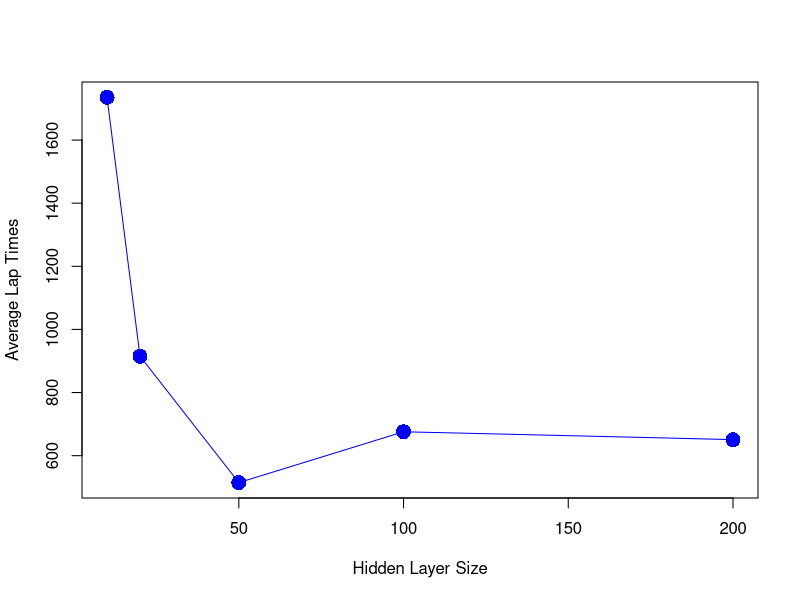
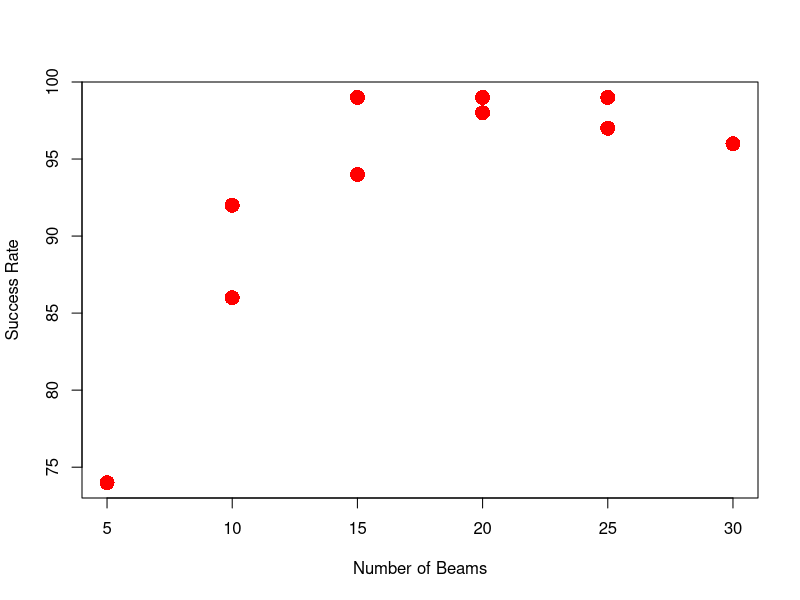
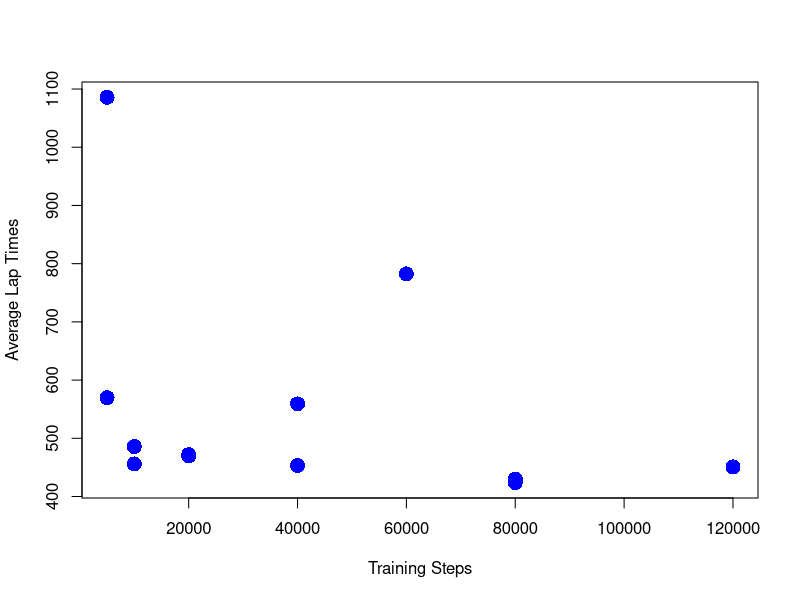
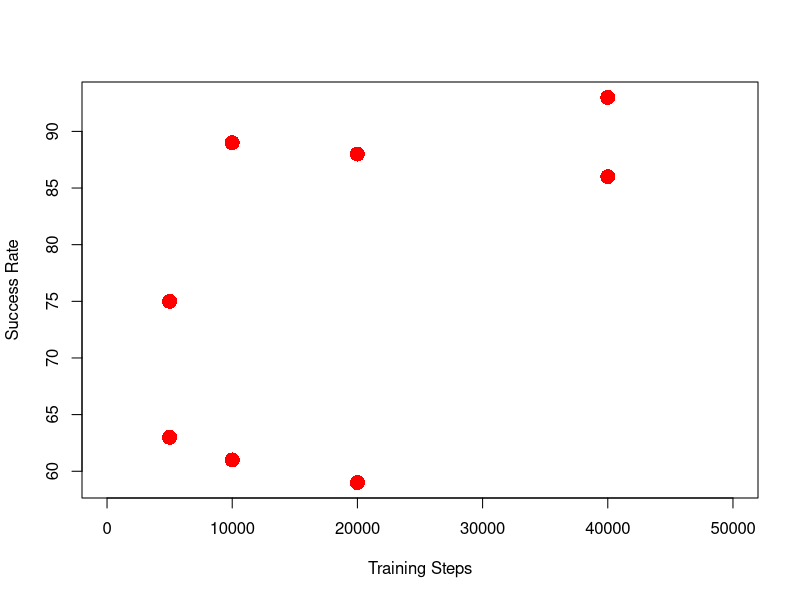

Source code (R) for these figures, in order:
## ---- chunk 1
test_data = read.csv("DataTable.csv")
# knitr::opts_chunk$set(include = FALSE)
knitr::opts_chunk$set(echo = FALSE)
## ---- chunk 2


## ---- chunk 3
h_mask = which(test_data$EvalName=="SizeH")
x_data = test_data$h_size[h_mask]
y_data = test_data$avg_times[h_mask]
plot(x_data, y_data, xlab="Hidden Layer Size", ylab="Average Lap Times", col="blue", type="o", pch=16, cex=2)
## ---- chunk 4
beam_mask = which(test_data$EvalName=="Beams")
plot(test_data$n_beams[beam_mask], test_data$success_rate[beam_mask], xlab="Number of Beams", ylab="Success Rate", col="red", pch=16, cex=2)
## ---- chunk 5
step_mask = which(test_data$EvalName=="TrainingSteps")
x_data = test_data$train_n[step_mask]
y_data = test_data$avg_times[step_mask]
plot(x_data, y_data, xlab="Training Steps", ylab="Average Lap Times", col="blue", pch=16, cex=2)
## ---- chunk 6
step_mask = which(test_data$EvalName=="TrainingSteps")
x_data = test_data$train_n[step_mask]
y_data = test_data$success_rate[step_mask]
plot(x_data, y_data, xlab="Training Steps", ylab="Success Rate", xlim=c(0,50000), col="red", pch=16, cex=2)
## ---- chunk 7
# reward_mask = which(test_data$EvalName=="Reward")
# progress_times = test_data$avg_times[which(test_data$reward=='progress')]
# data = c(test_data$reward, test_data$avg_times)
# knitr::kable(data, caption="Reward Function")

# frame = data.frame(test_data)
# print(fram)
